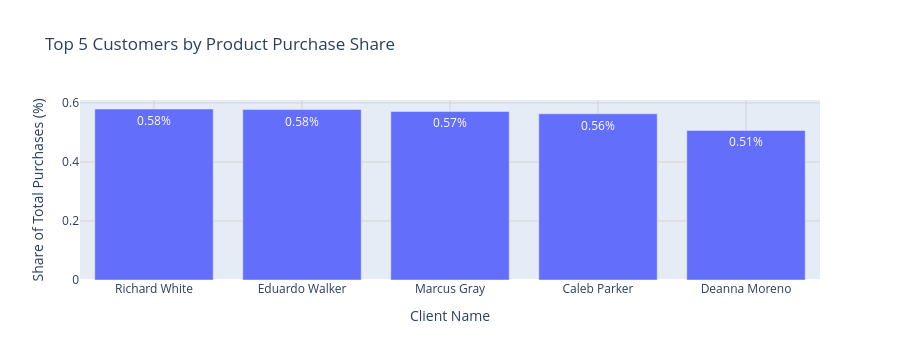

Source (notebook cell):
### Markdown cell above
#### 2. Bivariate Analysis

### Code cell
## the top 5 clients

# 1. Create pivot table with purchase counts
pivot = data.pivot_table(index="Client", values="Product", aggfunc="count")

# 2. Calculate percentage share relative to ALL client purchases
pivot["Percentage"] = (pivot["Product"] / pivot["Product"].sum()) * 100

# 3. Extract top 5 customers and reset index
top5_customers = pivot.sort_values(by="Product", ascending=False).head(5)
table = top5_customers.reset_index()

# 4. Plot vertical bar chart
fig = px.bar(
    table,
    x="Client",
    y="Percentage",
    orientation="v",
    title="Top 5 Customers by Product Purchase Share",
    text="Percentage",
)

# Format bar labels and hover tooltip
fig.update_traces(
    texttemplate="%{y:.2f}%",
    textposition="inside",
    hovertemplate="<b>%{x}</b><br>Share: %{y:.2f}%<extra></extra>",
)

# Customize layout axes and appearance
fig.update_layout(
    xaxis=dict(title="Client Name", showgrid=True, gridcolor="lightgray"),
    yaxis=dict(title="Share of Total Purchases (%)", showgrid=True, gridcolor="lightgray"),
    uniformtext_minsize=10,
    uniformtext_mode="hide",
)

fig.show()

### Figure 1 — Plotly figure (JSON) as saved in the notebook; plotly's stock layout.template omitted (floating-point values rounded to 4 significant figures)
{"data": [{"alignmentgroup": "True", "hovertemplate": "<b>%{x}</b><br>Share: %{y:.2f}%<extra></extra>", "legendgroup": "", "marker": {"color": "#636efa", "pattern": {"shape": ""}}, "name": "", "offsetgroup": "", "orientation": "v", "showlegend": false, "text": [0.5794, 0.5776, 0.571, 0.5631, 0.5067], "textposition": "inside", "texttemplate": "%{y:.2f}%", "type": "bar", "x": ["Richard White", "Eduardo Walker", "Marcus Gray", "Caleb Parker", "Deanna Moreno"], "xaxis": "x", "y": [0.5794, 0.5776, 0.571, 0.5631, 0.5067], "yaxis": "y"}], "layout": {"barmode": "relative", "height": 360, "legend": {"tracegroupgap": 0}, "title": {"text": "Top 5 Customers by Product Purchase Share"}, "uniformtext": {"minsize": 10, "mode": "hide"}, "xaxis": {"anchor": "y", "autorange": true, "domain": [0, 1], "gridcolor": "lightgray", "range": [-0.5, 4.5], "showgrid": true, "title": {"text": "Client Name"}, "type": "category"}, "yaxis": {"anchor": "x", "autorange": true, "domain": [0, 1], "gridcolor": "lightgray", "range": [0, 0.6099], "showgrid": true, "title": {"text": "Share of Total Purchases (%)"}, "type": "linear"}}}
